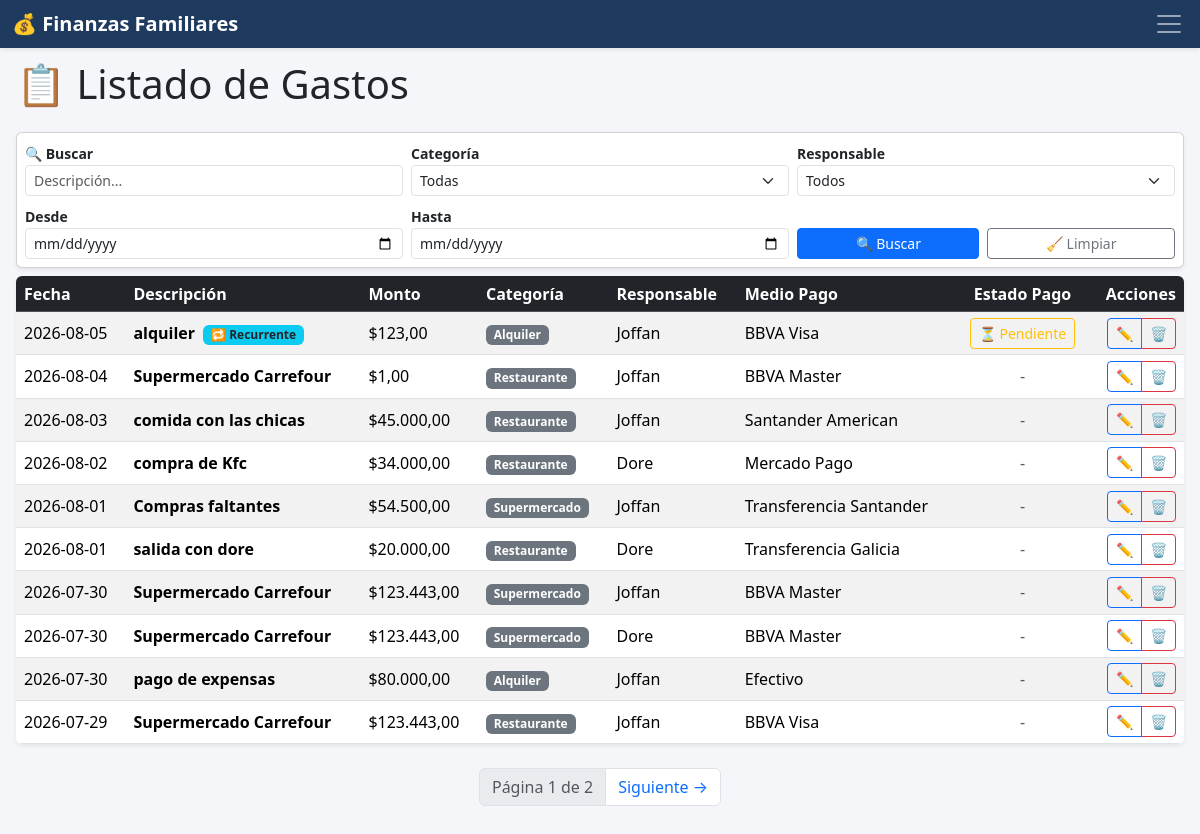
The page /gastos on the database as committed earlier.
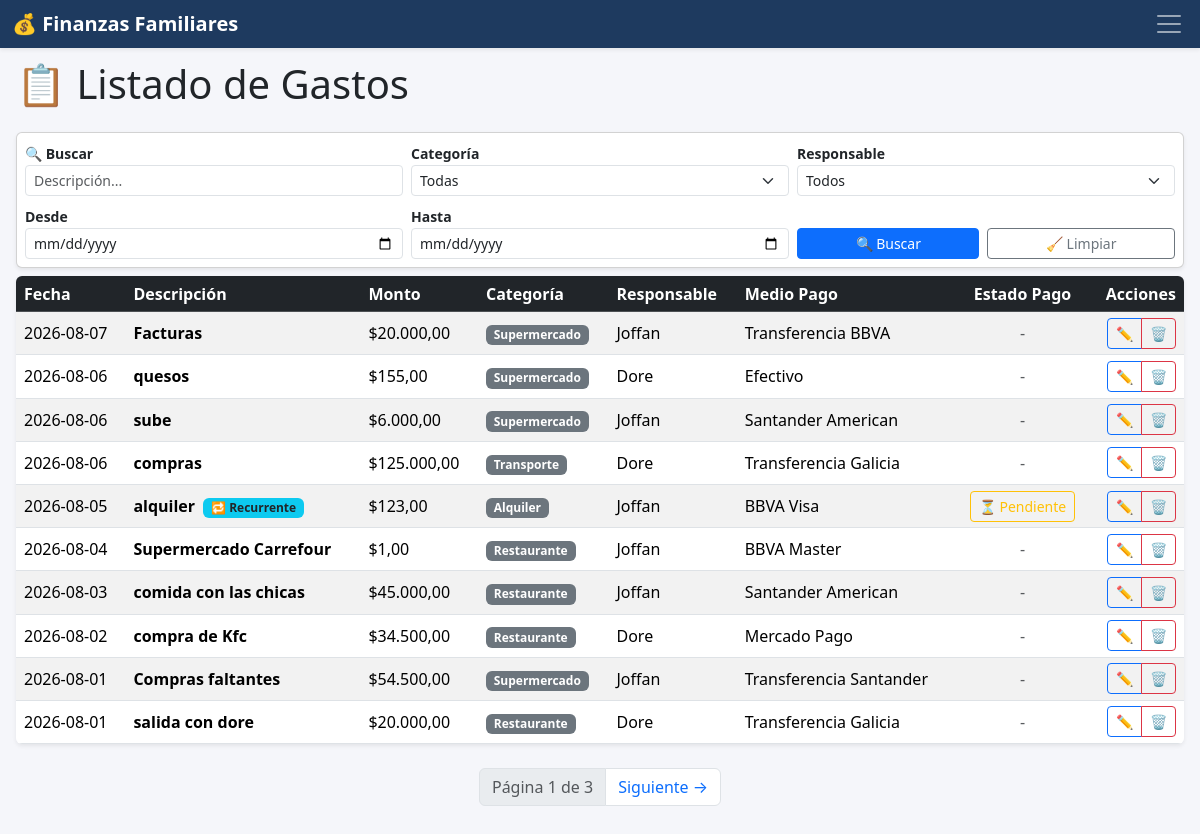
The same page on the database as committed later.
### app.py (models this page shows)
class Gasto(db.Model):
    id = db.Column(db.Integer, primary_key=True)
    fecha = db.Column(db.String(20))
    descripcion = db.Column(db.String(200))
    monto = db.Column(db.Float)
    categoria = db.Column(db.String(50))
    responsable = db.Column(db.String(50))
    medio_pago = db.Column(db.String(50))
    gasto_recurrente_id = db.Column(db.Integer, db.ForeignKey('gasto_recurrente.id'), nullable=True)
    pagado = db.Column(db.Boolean, default=False)
    recurrente = db.relationship('GastoRecurrente', backref='gastos_generados', lazy=True)

### app.py (the view)
@app.route('/gastos')
def listar_gastos():
    pagina = request.args.get('pagina', 1, type=int)
    orden = request.args.get('orden', 'fecha')
    direccion = request.args.get('dir', 'desc')
    q = request.args.get('q', '').strip()
    categoria = request.args.get('categoria', '')
    responsable = request.args.get('responsable', '')
    fecha_desde = request.args.get('fecha_desde', '')
    fecha_hasta = request.args.get('fecha_hasta', '')
    query = Gasto.query
    if q:
        query = query.filter(Gasto.descripcion.ilike(f'%{q}%'))
    if categoria:
        query = query.filter(Gasto.categoria == categoria)
    if responsable:
        query = query.filter(Gasto.responsable == responsable)
    if fecha_desde:
        query = query.filter(Gasto.fecha >= fecha_desde)
    if fecha_hasta:
        query = query.filter(Gasto.fecha <= fecha_hasta)
    columna_orden = getattr(Gasto, orden, Gasto.fecha)
    if direccion == 'desc':
        query = query.order_by(columna_orden.desc())
    else:
        query = query.order_by(columna_orden.asc())
    gastos = query.paginate(page=pagina, per_page=10)
    categorias = [c[0] for c in db.session.query(Gasto.categoria).distinct().all() if c[0]]
    responsables = [r[0] for r in db.session.query(Gasto.responsable).distinct().all() if r[0]]
    if not categorias:
        categorias = ["Supermercado", "Restaurante", "Alquiler", "Agua", "Luz", "Gas", "Internet", "Telefono", "Educación", "Deportes", "Transporte", "Salud", "Vacaciones", "Fondo de Retiro", "Gastos Personales"]
    if not responsables:
        responsables = ["Joffan", "Dore"]
    return render_template(
        'gastos.html',
        gastos=gastos,
        orden=orden,
        direccion=direccion,
        categorias=sorted(categorias),
        responsables=sorted(responsables),
        q=q,
        categoria_sel=categoria,
        responsable_sel=responsable,
        fecha_desde=fecha_desde,
        fecha_hasta=fecha_hasta
    )

### app.py (called while the page is built)
@app.template_filter('moneda')
def moneda(valor):
    if valor is None:
        return "0,00"
    return f"{valor:,.2f}".replace(",", "X").replace(".", ",").replace("X", ".")

### templates/gastos.html (shortened to what the changed rows need)
{% extends "base.html" %}
{% block contenido %}
<h1 class="mb-4">📋 Listado de Gastos</h1>
<div class="table-responsive shadow-sm rounded">
    <table class="table table-striped table-hover align-middle mb-0">
        <thead class="table-dark text-nowrap">
            <tr>
                <th><a href="/gastos?orden=fecha&dir={% if direccion == 'asc' %}desc{% else %}asc{% endif %}&q={{ q }}&categoria={{ categoria_sel }}&responsable={{ responsable_sel }}&fecha_desde={{ fecha_desde }}&fecha_hasta={{ fecha_hasta }}" class="text-white text-decoration-none">Fecha</a></th>
                <th><a href="/gastos?orden=descripcion&dir={% if direccion == 'asc' %}desc{% else %}asc{% endif %}&q={{ q }}&categoria={{ categoria_sel }}&responsable={{ responsable_sel }}&fecha_desde={{ fecha_desde }}&fecha_hasta={{ fecha_hasta }}" class="text-white text-decoration-none">Descripción</a></th>
                <th><a href="/gastos?orden=monto&dir={% if direccion == 'asc' %}desc{% else %}asc{% endif %}&q={{ q }}&categoria={{ categoria_sel }}&responsable={{ responsable_sel }}&fecha_desde={{ fecha_desde }}&fecha_hasta={{ fecha_hasta }}" class="text-white text-decoration-none">Monto</a></th>
                <th>Categoría</th>
                <th>Responsable</th>
                <th>Medio Pago</th>
                <th class="text-center">Estado Pago</th>
                <th class="text-end">Acciones</th>
            </tr>
        </thead>
        <tbody>
            {% for gasto in gastos.items %}
            <tr>
                <td class="text-nowrap">{{ gasto.fecha }}</td>
                <td>
                    <strong>{{ gasto.descripcion }}</strong>
                    {% if gasto.gasto_recurrente_id %}
                        <span class="badge bg-info text-dark ms-1" title="Gasto recurrente">🔁 Recurrente</span>
                    {% endif %}
                </td>
                <td class="text-nowrap">${{ gasto.monto | moneda }}</td>
                <td><span class="badge bg-secondary">{{ gasto.categoria }}</span></td>
                <td>{{ gasto.responsable }}</td>
                <td>{{ gasto.medio_pago }}</td>
                <td class="text-center text-nowrap">
                    {% if gasto.gasto_recurrente_id %}
                        {% if gasto.pagado %}
                            <a href="{{ url_for('toggle_pago_gasto', id=gasto.id) }}" class="btn btn-sm btn-success text-nowrap" title="Marcar como no pagado">✅ Pagado</a>
                        {% else %}
                            <a href="{{ url_for('toggle_pago_gasto', id=gasto.id) }}" class="btn btn-sm btn-outline-warning text-nowrap">⏳ Pendiente</a>
                        {% endif %}
                    {% else %}
                        <span class="text-muted">-</span>
                    {% endif %}
                </td>
                <td class="text-end text-nowrap">
                    <div class="btn-group btn-group-sm" role="group" aria-label="Acciones">
                        <a href="{{ url_for('editar_gasto', id=gasto.id) }}" class="btn btn-outline-primary" title="Editar">✏️</a>
                        <a href="{{ url_for('eliminar_gasto', id=gasto.id) }}" class="btn btn-outline-danger" onclick="return confirm('¿Eliminar gasto?')" title="Eliminar">🗑️</a>
                    </div>
                </td>
            </tr>
            {% else %}
            <tr>
                <td colspan="8" class="text-center py-4 text-muted">
                    No se encontraron gastos que coincidan con la búsqueda.
                </td>
            </tr>
            {% endfor %}
        </tbody>
    </table>
</div>
<nav class="mt-4">
    <ul class="pagination justify-content-center">
        <li class="page-item disabled">
            <a href="#" class="page-link">Página {{ gastos.page }} de {{ gastos.pages if gastos.pages > 0 else 1 }}</a>
        </li>
    </ul>
</nav>
{% endblock %}

Rows that differ between the two databases and show on the page:
no longer on this page (row unchanged): Gasto: fecha "2026-07-30", descripcion "Supermercado Carrefour", monto|moneda "123.443,00", categoria "Supermercado", responsable "Joffan", medio_pago "BBVA Master"
no longer on this page (row unchanged): Gasto: fecha "2026-07-30", descripcion "Supermercado Carrefour", monto|moneda "123.443,00", categoria "Supermercado", responsable "Dore", medio_pago "BBVA Master"
no longer on this page (row unchanged): Gasto: fecha "2026-07-30", descripcion "pago de expensas", monto|moneda "80.000,00", categoria "Alquiler", responsable "Joffan", medio_pago "Efectivo"
no longer on this page (row unchanged): Gasto: fecha "2026-07-29", descripcion "Supermercado Carrefour", monto|moneda "123.443,00", categoria "Restaurante", responsable "Joffan", medio_pago "BBVA Visa"
added Gasto: fecha "2026-08-07", descripcion "Facturas", monto|moneda "20.000,00", categoria "Supermercado", responsable "Joffan", medio_pago "Transferencia BBVA"
added Gasto: fecha "2026-08-06", descripcion "quesos", monto|moneda "155,00", categoria "Supermercado", responsable "Dore", medio_pago "Efectivo"
added Gasto: fecha "2026-08-06", descripcion "sube", monto|moneda "6.000,00", categoria "Supermercado", responsable "Joffan", medio_pago "Santander American"
added Gasto: fecha "2026-08-06", descripcion "compras", monto|moneda "125.000,00", categoria "Transporte", responsable "Dore", medio_pago "Transferencia Galicia"
changed Gasto "compra de Kfc": monto|moneda "34.000,00" → "34.500,00"
Other text that changed with them:
{{ gastos.pages if gastos.pages > 0 else 1 }}: "2" → "3"
